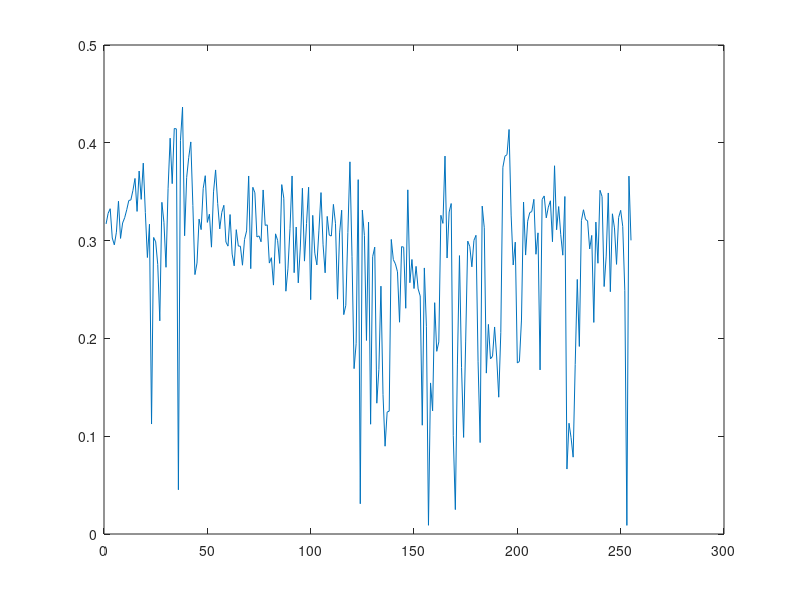

Source code (MATLAB): (Note: this script raises an error after producing the figure.)
clear all
close all

load('ElectionsData.mat')

% for i=1:255
%     turnout(i) = (values(i,3)+values(i,4)+values(i,5)+values(i,6)) / (values(i,1) + values(i,2));
% end

turnout = sum( values(:, 3:6), 2) ./ sum( values(:, 1:2), 2);
plot(turnout)

mean(turnout)
var(turnout)

[tmax, pozmax] = max(turnout)
names{pozmax}
[tmin, pozmin] = min(turnout)
names{pozmin}